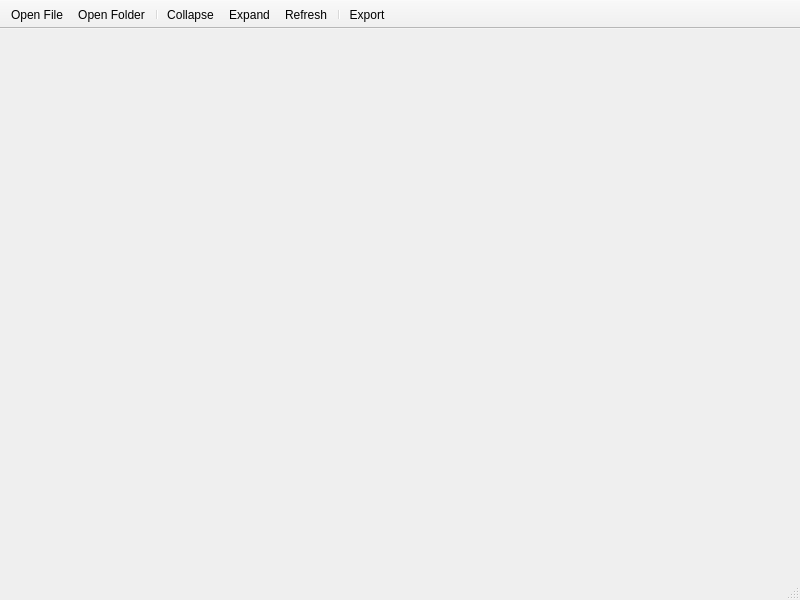
<?xml version="1.0" encoding="UTF-8"?>
<ui version="4.0">
 <class>MainWindow</class>
 <widget class="QMainWindow" name="MainWindow">
  <property name="geometry">
   <rect>
    <x>0</x>
    <y>0</y>
    <width>800</width>
    <height>600</height>
   </rect>
  </property>
  <property name="windowTitle">
   <string>DicomTags</string>
  </property>
  <property name="toolButtonStyle">
   <enum>Qt::ToolButtonTextUnderIcon</enum>
  </property>
  <widget class="QWidget" name="centralwidget"/>
  <widget class="QStatusBar" name="statusbar"/>
  <widget class="QToolBar" name="toolBar">
   <property name="windowTitle">
    <string>toolBar</string>
   </property>
   <property name="movable">
    <bool>false</bool>
   </property>
   <property name="iconSize">
    <size>
     <width>30</width>
     <height>30</height>
    </size>
   </property>
   <attribute name="toolBarArea">
    <enum>TopToolBarArea</enum>
   </attribute>
   <attribute name="toolBarBreak">
    <bool>false</bool>
   </attribute>
   <addaction name="actionOpenFile"/>
   <addaction name="actionOpenFolder"/>
   <addaction name="separator"/>
   <addaction name="actionCollapse"/>
   <addaction name="actionExpand"/>
   <addaction name="actionRefresh"/>
   <addaction name="separator"/>
   <addaction name="actionExport"/>
  </widget>
  <action name="actionOpenFile">
   <property name="icon">
    <iconset resource="mainwindow.qrc">
     <normaloff>:/icons/OpenFile.ico</normaloff>:/icons/OpenFile.ico</iconset>
   </property>
   <property name="text">
    <string>Open File</string>
   </property>
   <property name="toolTip">
    <string>Open dicom file</string>
   </property>
  </action>
  <action name="actionOpenFolder">
   <property name="icon">
    <iconset resource="mainwindow.qrc">
     <normaloff>:/icons/OpenFolder.ico</normaloff>:/icons/OpenFolder.ico</iconset>
   </property>
   <property name="text">
    <string>Open Folder</string>
   </property>
   <property name="toolTip">
    <string>Open dicom folder</string>
   </property>
  </action>
  <action name="actionCollapse">
   <property name="icon">
    <iconset resource="mainwindow.qrc">
     <normaloff>:/icons/Collapse.ico</normaloff>:/icons/Collapse.ico</iconset>
   </property>
   <property name="text">
    <string>Collapse</string>
   </property>
   <property name="toolTip">
    <string>Collapse all the tags</string>
   </property>
  </action>
  <action name="actionExpand">
   <property name="icon">
    <iconset resource="mainwindow.qrc">
     <normaloff>:/icons/Expand.ico</normaloff>:/icons/Expand.ico</iconset>
   </property>
   <property name="text">
    <string>Expand</string>
   </property>
   <property name="toolTip">
    <string>Expand all the tags</string>
   </property>
  </action>
  <action name="actionRefresh">
   <property name="icon">
    <iconset resource="mainwindow.qrc">
     <normaloff>:/icons/Refresh.ico</normaloff>:/icons/Refresh.ico</iconset>
   </property>
   <property name="text">
    <string>Refresh</string>
   </property>
   <property name="toolTip">
    <string>Refresh the current dicom file</string>
   </property>
  </action>
  <action name="actionExport">
   <property name="icon">
    <iconset resource="mainwindow.qrc">
     <normaloff>:/icons/Export.ico</normaloff>:/icons/Export.ico</iconset>
   </property>
   <property name="text">
    <string>Export</string>
   </property>
   <property name="toolTip">
    <string>Export to text file</string>
   </property>
  </action>
 </widget>
 <resources>
  <include location="mainwindow.qrc"/>
 </resources>
 <connections/>
</ui>
